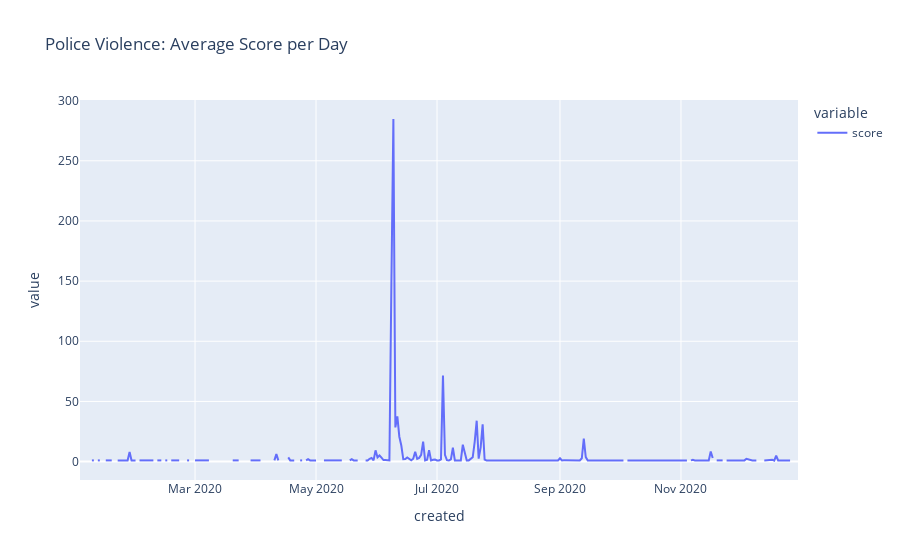

The notebook cell saved with this chart:
### Markdown cell above
### Score

Each submission has a *score* that is used determine the post's position in the list of submissions. The score reflects the number of upvotes minus the number of downvotes. So if the score is 0 that could mean either nobody has voted on it, or if there are lots of engagement (e.g. comments) it could mean there has been more downvoting activity. Although it's hard to say based on the score of 0 whether there was *more* downvoting activity.

### Code cell
px.line(pv.resample('D', on='created').mean().score, title='Police Violence: Average Score per Day')

### Figure 1 — Plotly figure (JSON) as saved in the notebook; plotly's stock layout.template omitted (floating-point values rounded to 4 significant figures; data arrays with more than 128 entries replaced by an {"elided": "..."} marker saying what was removed)
{"data": [{"hovertemplate": "variable=score<br>created=%{x}<br>value=%{y}<extra></extra>", "legendgroup": "score", "line": {"color": "#636efa", "dash": "solid"}, "mode": "lines", "name": "score", "orientation": "v", "showlegend": true, "type": "scatter", "x": {"elided": "363 str values"}, "xaxis": "x", "y": {"elided": "363 float values"}, "yaxis": "y"}], "layout": {"legend": {"title": {"text": "variable"}, "tracegroupgap": 0}, "title": {"text": "Police Violence: Average Score per Day"}, "xaxis": {"anchor": "y", "domain": [0, 1], "title": {"text": "created"}}, "yaxis": {"anchor": "x", "domain": [0, 1], "title": {"text": "value"}}}}
